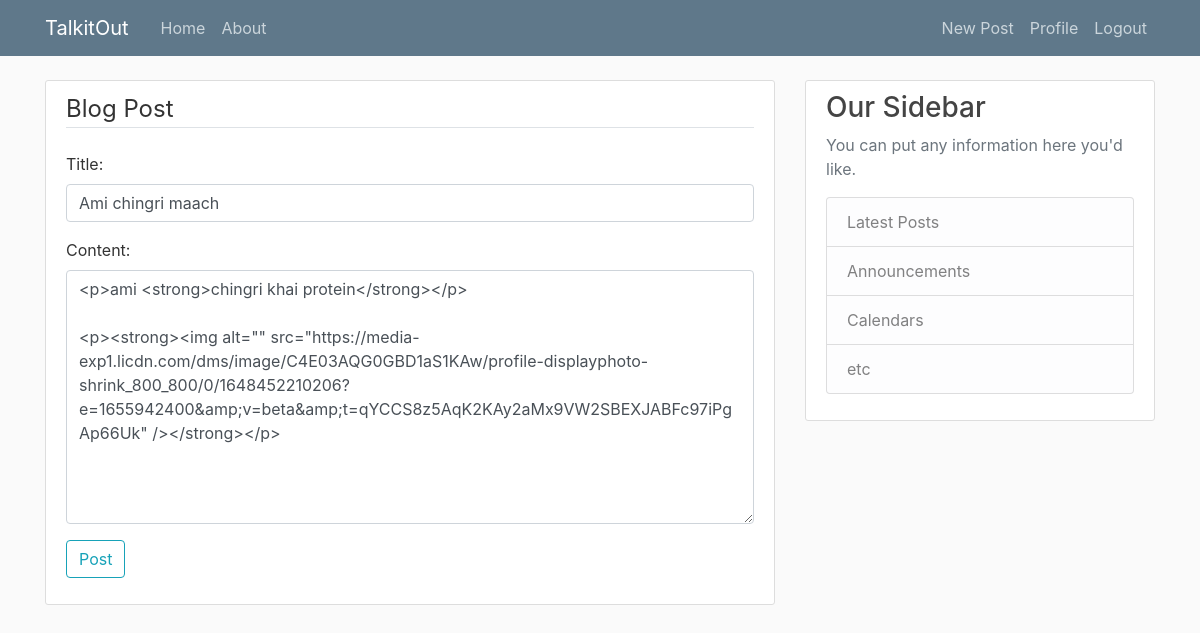
Page /post/40/update/ (signed in) on the committed database.
### blog/models.py (models this page shows, shortened)
class post(models.Model):
    title = models.CharField(max_length=100)
    content = RichTextField()
    date_posted = models.DateTimeField(default=timezone.now)
    author = models.ForeignKey(User, on_delete=models.CASCADE)

### blog/views.py (the view, shortened to what this page needs)
# urls.py: path('post/<int:pk>/update/', PostUpdateView.as_view(),name='post-update'),
class PostUpdateView(LoginRequiredMixin,UserPassesTestMixin,UpdateView):
    model = post
    fields = ['title','content']
    def test_func(self):
        post = self.get_object()
        if self.request.user == post.author:
            return True
        else:
            return False

### blog/templates/blog/post_form.html (shortened to what this page needs)
{% extends "blog/base.html" %}
{% load crispy_forms_tags%}
{% block content %}
<div class="content-section">
    <form method="post">
        <fieldset class="form groupr">
            <legend class="border-bottom mb-4">Blog Post</legend>
            {{ form.as_p }}
        </fieldset>
        <div class="form-group">
            <button class="btn btn-outline-info" type="submit">Post</button>
        </div>
    </form>
</div>
{% endblock content %}

### blog/static/blog/main.css (style rules this page uses)
body { background: #fafafa; color: #333333; margin-top: 5rem; }
.content-section { background: #ffffff; padding: 10px 20px; border: 1px solid #dddddd; border-radius: 3px; margin-bottom: 20px; }

### rows in the picture
post: title "Ami chingri maach", content "<p>ami <strong>chingri khai protein</strong></p> <p><strong><img alt=\"\" src=\"https://media-exp1.licdn.com/dms/image/C4E03AQG0GBD1aS1KAw/profile-displayphoto-shrink_800_800/0/1648452210206?e=1655942400&amp;v=beta&amp;t=qYCCS8z5AqK2KAy2aMx9VW2SBEXJABFc97iPgAp66Uk\" /></strong></p>"
